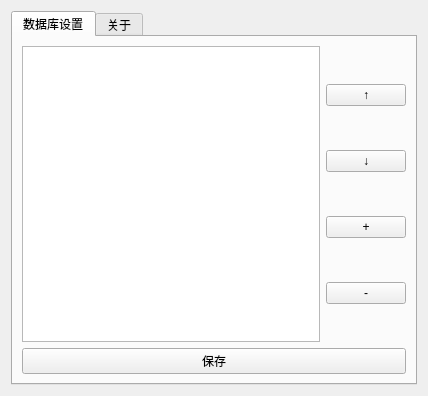
<?xml version="1.0" encoding="UTF-8"?>
<ui version="4.0">
 <class>Form</class>
 <widget class="QWidget" name="Form">
  <property name="geometry">
   <rect>
    <x>0</x>
    <y>0</y>
    <width>428</width>
    <height>396</height>
   </rect>
  </property>
  <property name="windowTitle">
   <string>设置</string>
  </property>
  <layout class="QVBoxLayout" name="verticalLayout">
   <item>
    <widget class="QTabWidget" name="tabWidget">
     <property name="currentIndex">
      <number>0</number>
     </property>
     <widget class="QWidget" name="tab">
      <attribute name="title">
       <string>数据库设置</string>
      </attribute>
      <layout class="QVBoxLayout" name="verticalLayout_3">
       <item>
        <layout class="QHBoxLayout" name="horizontalLayout">
         <item>
          <widget class="QListWidget" name="database_list"/>
         </item>
         <item>
          <layout class="QVBoxLayout" name="verticalLayout_2">
           <item>
            <widget class="QPushButton" name="up_Button">
             <property name="sizePolicy">
              <sizepolicy hsizetype="Minimum" vsizetype="Maximum">
               <horstretch>0</horstretch>
               <verstretch>0</verstretch>
              </sizepolicy>
             </property>
             <property name="text">
              <string>↑</string>
             </property>
            </widget>
           </item>
           <item>
            <widget class="QPushButton" name="down_Button">
             <property name="text">
              <string>↓</string>
             </property>
            </widget>
           </item>
           <item>
            <widget class="QPushButton" name="add_Button">
             <property name="text">
              <string>+</string>
             </property>
            </widget>
           </item>
           <item>
            <widget class="QPushButton" name="del_Button">
             <property name="sizePolicy">
              <sizepolicy hsizetype="Maximum" vsizetype="Fixed">
               <horstretch>0</horstretch>
               <verstretch>0</verstretch>
              </sizepolicy>
             </property>
             <property name="text">
              <string>-</string>
             </property>
            </widget>
           </item>
          </layout>
         </item>
        </layout>
       </item>
       <item>
        <widget class="QPushButton" name="save_Button">
         <property name="text">
          <string>保存</string>
         </property>
        </widget>
       </item>
      </layout>
     </widget>
     <widget class="QWidget" name="tab_2">
      <attribute name="title">
       <string>关于</string>
      </attribute>
      <layout class="QVBoxLayout" name="verticalLayout_4">
       <item>
        <widget class="QLabel" name="label">
         <property name="text">
          <string>作者:田鼠2号</string>
         </property>
        </widget>
       </item>
       <item>
        <widget class="QLabel" name="version_text">
         <property name="text">
          <string>当前版本:</string>
         </property>
        </widget>
       </item>
       <item>
        <widget class="QPushButton" name="reset_config">
         <property name="text">
          <string>重置配置项</string>
         </property>
        </widget>
       </item>
      </layout>
     </widget>
    </widget>
   </item>
  </layout>
 </widget>
 <resources/>
 <connections/>
</ui>
